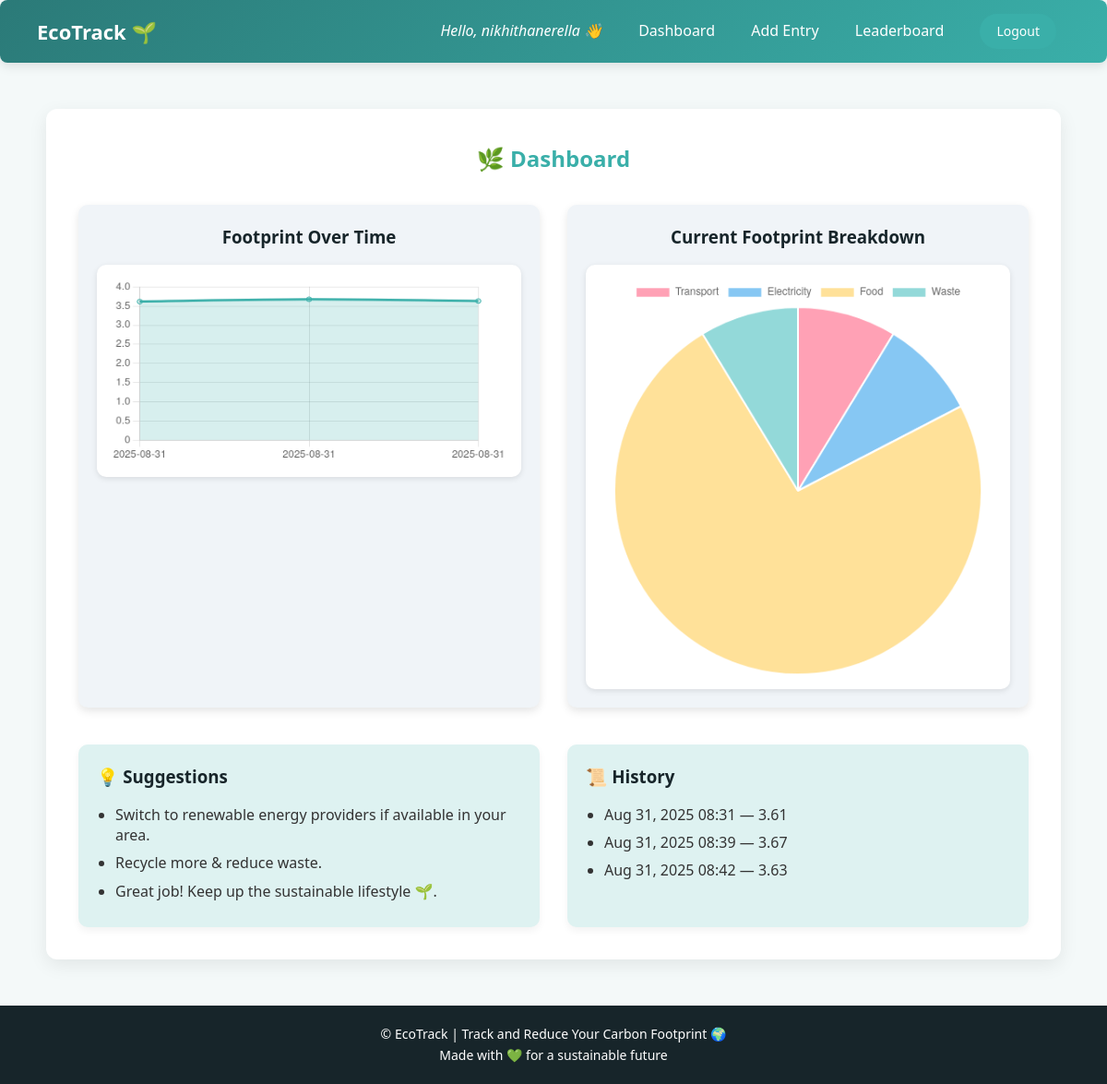
Screenshot of / (signed in) with the database file from the repository.
### tracker/models.py (models this page shows, shortened)
class FootprintEntry(models.Model):
    TRANSPORT_CHOICES = [('car','Car'), ('bus','Bus'), ('train','Train'), ('bike','Bike'), ('walk','Walk')]
    user = models.ForeignKey(User, on_delete=models.CASCADE)
    transport_km = models.FloatField()
    transport_mode = models.CharField(max_length=20, choices=TRANSPORT_CHOICES)
    electricity_kwh = models.FloatField()
    renewable_energy = models.BooleanField(default=False)
    food_meat = models.FloatField()
    food_dairy = models.FloatField()
    food_plant = models.FloatField()
    waste_kg = models.FloatField()
    recycling_score = models.FloatField()
    water_liters = models.FloatField()
    shopping_spend = models.FloatField()
    prediction = models.FloatField()
    created_at = models.DateTimeField(auto_now_add=True)

### tracker/views.py (the view)
# urls.py: path('',views.dashboard,name='dashboard'),
@login_required
def dashboard(request):
    entries = FootprintEntry.objects.filter(user=request.user).order_by('created_at')
    dates = [e.created_at.strftime("%Y-%m-%d") for e in entries]
    predictions = [e.prediction for e in entries]
    latest = entries.last()
    pie_data = {
        'transport': latest.transport_km if latest else 0,
        'electricity': latest.electricity_kwh if latest else 0,
        'food': (latest.food_meat + latest.food_dairy + latest.food_plant) if latest else 0,
        'waste': latest.waste_kg if latest else 0
    }
    suggestions = get_suggestions(latest, latest.prediction) if latest else []
    return render(request, 'tracker/dashboard.html', {
        'entries': entries,
        'dates': dates,
        'predictions': predictions,
        'pie_data': pie_data,
        'suggestions': suggestions
    })

### tracker/templates/tracker/dashboard.html (shortened to what this page needs)
{% extends 'tracker/base.html' %}
{% block content %}
<h2>🌿 Dashboard</h2>
<div class="charts">
    <div class="chart-container">
        <h3>Footprint Over Time</h3>
        <canvas id="lineChart"></canvas>
    </div>
    <div class="chart-container">
        <h3>Current Footprint Breakdown</h3>
        <canvas id="pieChart"></canvas>
    </div>
</div>
<div class="info-sections">
    <div class="section suggestions">
        <h3>💡 Suggestions</h3>
        <ul>
            {% for tip in suggestions %}
                <li>{{ tip }}</li>
            {% empty %}
                <li>No suggestions yet.</li>
            {% endfor %}
        </ul>
    </div>
    <div class="section history">
        <h3>📜 History</h3>
        <ul>
            {% for e in entries %}
                <li>{{ e.created_at|date:"M d, Y H:i" }} — {{ e.prediction|floatformat:2 }}</li>
            {% empty %}
                <li>No entries yet.</li>
            {% endfor %}
        </ul>
    </div>
</div>
<script>
const ctx1 = document.getElementById('lineChart').getContext('2d');
new Chart(ctx1, {
    type: 'line',
    data: {
        labels: {{ dates|safe }},
        datasets: [{
            label: 'Footprint',
            data: {{ predictions|safe }},
            borderColor: 'rgb(58,175,169)',
            tension: 0.3,
            fill: true,
            backgroundColor: 'rgba(58,175,169,0.2)'
        }]
    },
    options: {
        responsive: true,
        plugins: { legend: { display: false } },
        scales: {
            y: { beginAtZero: true }
        }
    }
});
const ctx2 = document.getElementById('pieChart').getContext('2d');
new Chart(ctx2, {
    type: 'pie',
    data: {
        labels: ['Transport', 'Electricity', 'Food', 'Waste'],
        datasets: [{
            data: [
                {{ pie_data.transport }},
                {{ pie_data.electricity }},
                {{ pie_data.food }},
                {{ pie_data.waste }}
            ],
            backgroundColor: [
                'rgba(255,99,132,0.6)',
                'rgba(54,162,235,0.6)',
                'rgba(255,206,86,0.6)',
                'rgba(75,192,192,0.6)'
            ]
        }]
    },
    options: { responsive: true }
});
</script>
{% endblock %}

### tracker/templates/tracker/base.html (shortened to what this page needs)
{% load static %}
<!DOCTYPE html>
<html lang="en">
<head>
    <link rel="stylesheet" href="{% static 'tracker/css/style.css' %}">
</head>
<body>
<nav>
    <div class="logo">
        <a href="{% url 'dashboard' %}">EcoTrack 🌱</a>
    </div>
    <div class="nav-links">
        {% if user.is_authenticated %}
            <span class="user-info">Hello, {{ user.username }} 👋</span>
            <a href="{% url 'dashboard' %}">Dashboard</a>
            <a href="{% url 'predict' %}">Add Entry</a>
            <a href="{% url 'leaderboard' %}">Leaderboard</a>
            <a href="{% url 'logout' %}" class="btn">Logout</a>
        {% else %}
            <a href="{% url 'register' %}" class="btn">Register</a>
        {% endif %}
    </div>
</nav>
<div class="container">
    {% block content %}{% endblock %}
</div>
<footer>
    &copy; {{ now.year }} EcoTrack | Track and Reduce Your Carbon Footprint 🌍
    <br>
    Made with 💚 for a sustainable future
</footer>
</body>
</html>

### tracker/static/tracker/css/style.css (style rules this page uses)
body { font-family:Arial;background:#f5f7fa;color:#333 }
.container { margin:20px auto;padding:20px;background:white;border-radius:12px;box-shadow:0 4px 10px rgba(0,0,0,0.1);max-width:900px }
nav { background:#2c3e50;padding:10px;border-radius:8px;margin-bottom:20px }
nav a { color:white;margin-right:15px;text-decoration:none }
.charts { display:flex;flex-wrap:wrap;gap:20px;margin-bottom:20px }
.charts canvas { flex:1;min-width:300px;background:#fff;padding:15px;border-radius:10px;box-shadow:0 2px 6px rgba(0,0,0,0.1); }

### tracker/templates/tracker/base.html (style rules this page uses)
* { margin: 0; padding: 0; box-sizing: border-box; font-family: 'Segoe UI', Tahoma, Geneva, Verdana, sans-serif; }
body { background-color: #f4f9f9; color: #333; line-height: 1.6; }
nav { background: linear-gradient(135deg, #2b7a78, #3aafa9); padding: 15px 40px; display: flex; justify-content: space-between; align-items: center; color: white; position: sticky; top: 0; z-index: 1000; box-shadow: 0 4px 12px rgba(0,0,0,0.1); }
nav .logo a { font-size: 22px; font-weight: bold; color: #fff; text-decoration: none; }
nav .nav-links a { color: white; text-decoration: none; margin-left: 20px; font-weight: 500; transition: color 0.2s, transform 0.2s; }
.user-info { margin-right: 15px; font-style: italic; }
.btn { display: inline-block; padding: 8px 18px; background-color: #3aafa9ff; color: black; border-radius: 25px; text-decoration: none; font-size: 14px; transition: all 0.3s ease; }
.container { max-width: 1100px; margin: 50px auto; background-color: #ffffff; padding: 35px; border-radius: 12px; box-shadow: 0 6px 20px rgba(0,0,0,0.08); animation: fadeIn 0.6s ease-in-out; }
h1, h2 { color: #17252a; margin-bottom: 20px; text-align: center; }
footer { text-align: center; margin-top: 50px; padding: 20px 0; background: #17252a; color: white; font-size: 14px; }

### tracker/templates/tracker/dashboard.html (style rules this page uses)
.charts { display: flex; gap: 30px; flex-wrap: wrap; margin-bottom: 40px; }
.chart-container { flex: 1 1 45%; background-color: #f0f4f8; padding: 20px; border-radius: 10px; box-shadow: 0 4px 10px rgba(0,0,0,0.1); }
.chart-container h3 { text-align: center; margin-bottom: 15px; color: #17252a; }
.info-sections { display: flex; gap: 30px; flex-wrap: wrap; }
.section { flex: 1 1 45%; background-color: #def2f1; padding: 20px; border-radius: 10px; box-shadow: 0 4px 8px rgba(0,0,0,0.05); }
.section h3 { color: #17252a; margin-bottom: 15px; }
.section ul { list-style-type: disc; padding-left: 20px; }
.section ul li { margin-bottom: 8px; line-height: 1.4; }
h2 { color: #3aafa9; margin-bottom: 30px; }

### rows the page displays
FootprintEntry: created_at "Aug 31, 2025 08:31", prediction "3.61"
FootprintEntry: created_at "Aug 31, 2025 08:39", prediction "3.67"
FootprintEntry: created_at "Aug 31, 2025 08:42", prediction "3.63"

### other values shown
{{ user.username }} "nikhithanerella"
{{ tip }} "Switch to renewable energy providers if available in your area." "Recycle more & reduce waste." "Great job! Keep up the sustainable lifestyle 🌱."
chart data {{ dates|safe }} ['2025-08-31', '2025-08-31', '2025-08-31']
chart data {{ predictions|safe }} [3.6149999999999984, 3.672999999999998, 3.629999999999998]
chart data {{ pie_data.transport }} 2.0
chart data {{ pie_data.electricity }} 2.0
